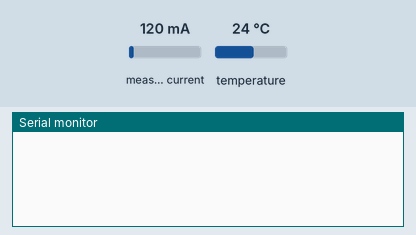
This sketch was run on a simulated ESP8266 (Wemos D1 mini). On the bench: the last lines printed to the serial monitor. The test bench sets the inputs (shaded band); at power-on: measured current 120 mA, temperature 24 °C.

Above: at 3.1 s.
3.2 s: measured current set to 40 mA
At 4.6 s:
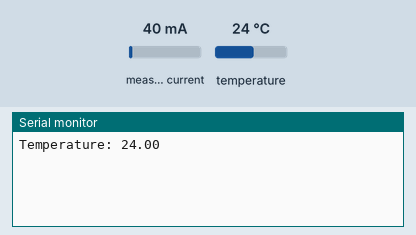
6.9 s: temperature set to 12 °C
At 8.3 s:
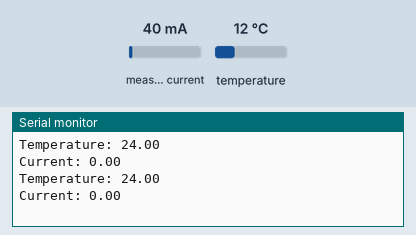
8.4 s: measured current set to 500 mA
At 9.5 s:
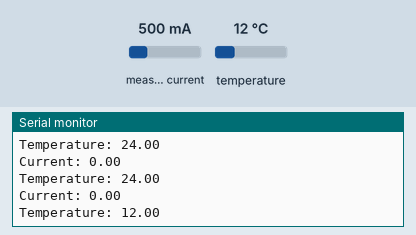
9.9 s: temperature set to 19 °C
At 12.0 s:
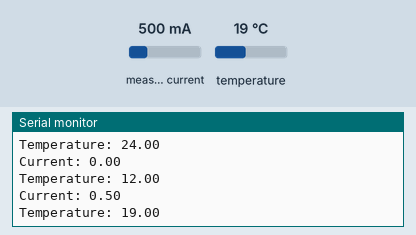
Timing chart, 0 to 12.4 s (numbered marks = the images above; inputs shaded):
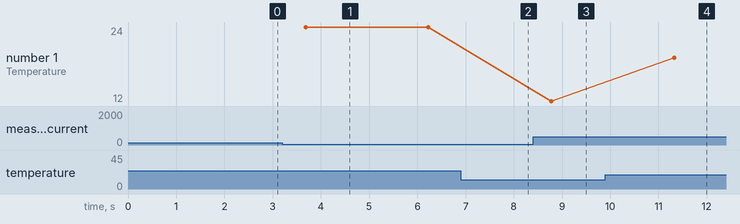

Measured:
- after the input at 9.9 s, the serial monitor: prints a new line after 1.4 s (image 4)
- plotted number 1: 12 → 19 after the input at 9.9 s

The sketch:

temp_and_current_monitor.ino
```cpp
// (licence header left out)
/* Fill in information from your Blynk Template here */
/* Read more: https://bit.ly/BlynkInject */
//#define BLYNK_TEMPLATE_ID           "TMPxxxxxx"
//#define BLYNK_TEMPLATE_NAME         "Device"

#define BLYNK_TEMPLATE_ID "TMPL3zBdKUhpc"
#define BLYNK_TEMPLATE_NAME "Temp n Current Probe"

#define BLYNK_FIRMWARE_VERSION "0.1.0"

#define BLYNK_PRINT Serial
//#define BLYNK_DEBUG

#define APP_DEBUG

// Uncomment your board, or configure a custom board in Settings.h
//#define USE_SPARKFUN_BLYNK_BOARD
#define USE_NODE_MCU_BOARD
//#define USE_WITTY_CLOUD_BOARD
//#define USE_WEMOS_D1_MINI

#include "BlynkEdgent.h"
#include <OneWire.h>
#include <DallasTemperature.h>
#include <EmonLib.h>

// Temprature Data wire is connected to GPIO 4
#define TEMP_ONE_WIRE_BUS 4
// Setup a oneWire instance to communicate with any OneWire devices
OneWire TempOneWire(TEMP_ONE_WIRE_BUS);

// Pass our oneWire reference to Dallas Temperature sensor
DallasTemperature tempSensors(&TempOneWire);

// Current Analog wire is connected to A0
#define CURRENT_SENSOR_PIN A0
#define CURRENT_THRESHOLD 28.0  // Set warning threshold below 30A

EnergyMonitor emon1;             // Create an EMON instance

// Timer function
BlynkTimer timer;

// This function is called every time the Virtual Pin 0 & 1 state changes
void sendCurrentTemp()
{
  // Set incoming value from pin V0 to a variable
  tempSensors.requestTemperatures();
  float tempC = tempSensors.getTempCByIndex(0);
  Serial.print("Temperature: ");
  Serial.println(tempC);

  float currentA = getCurrent();
  Serial.print("Current: ");
  Serial.println(currentA);

  // Update state
  Blynk.virtualWrite(V0, tempC);
  Blynk.virtualWrite(V1, currentA);  // current in Amps

  if (currentA > CURRENT_THRESHOLD) {
    // Show overload alert on Virtual Pin 4 (could be a LED or display)
    Blynk.virtualWrite(V4, 1);
    Serial.println("⚠️ Current Overload Detected!");
  } else {
    Blynk.virtualWrite(V4, 0);
  }
}

float getCurrent()
{
  float sum = 0;
  for (int i = 0; i < 10; i++) {
    sum += emon1.calcIrms(1480); // 1480 samples for stable reading
  }
  float avg = sum / 10;
  return (avg < 0.1) ? 0.0 : avg;
  // return emon1.calcIrms(1480); // Without smoothing or deadzone limitter
}


void setup()
{
  Serial.begin(115200);
  delay(100);

  BlynkEdgent.begin();

  tempSensors.begin();

  // Calibration constant: 65 (65 was decide after testing, this may vary for other units)
  // for SCT-013-030 with 1V output to 1V ADC (NodeMCU)
  // Adjust if needed after testing
  emon1.current(CURRENT_SENSOR_PIN, 65);

  // Setup a function to be called every second
  timer.setInterval(1000L, sendCurrentTemp);
}

void loop() {
  BlynkEdgent.run();
  timer.run();
}
```
